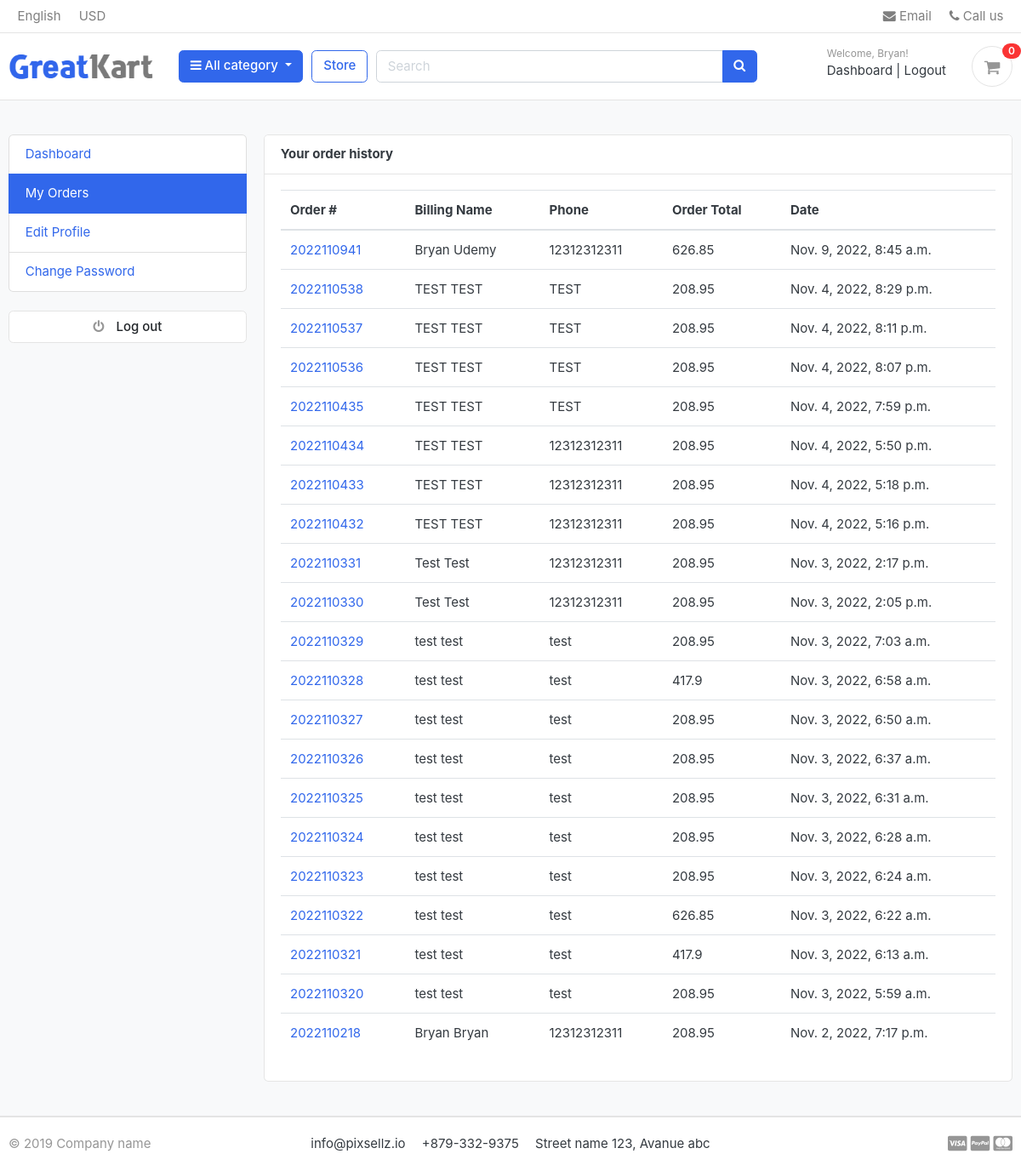
The app's page /accounts/my_orders/ (signed in) with its own data.
### accounts/models.py (models this page shows, shortened)
class Account(AbstractUser):
    first_name = models.CharField(max_length=50)
    last_name = models.CharField(max_length=50)
    username = models.CharField(max_length=50, unique=True)
    email = models.EmailField(max_length=100, unique=True)
    phone = models.CharField(max_length=50)
    date_joined = models.DateTimeField(auto_now_add=True)
    last_login = models.DateTimeField(auto_now_add=True)
    is_admin = models.BooleanField(default=False)
    is_staff = models.BooleanField(default=False)
    is_active = models.BooleanField(default=False)
    is_superadmin = models.BooleanField(default=False)
    objects = MyAccountManager()
    USERNAME_FIELD = 'email'
    REQUIRED_FIELDS = ['username', 'first_name', 'last_name']

### orders/models.py (models this page shows, shortened)
class Order(models.Model):
    STATUS = (
        ('New', 'New'),
        ('Accepted', 'Accepted'),
        ('Completed', 'Completed'),
        ('Cancelled', 'Cancelled'),
    )
    user = models.ForeignKey(Account, on_delete=models.SET_NULL, null=True)
    payment = models.ForeignKey(Payment, on_delete=models.SET_NULL, blank=True, null=True)
    order_number = models.CharField(max_length=20)
    first_name = models.CharField(max_length=50)
    last_name = models.CharField(max_length=50)
    phone = models.CharField(max_length=15)
    email = models.EmailField(max_length=50)
    address_line_1 = models.CharField(max_length=50)
    address_line_2 = models.CharField(max_length=50, blank=True)
    country = models.CharField(max_length=50)
    state = models.CharField(max_length=50)
    city = models.CharField(max_length=50)
    order_note = models.CharField(max_length=100, blank=True)
    order_total = models.FloatField()
    tax = models.FloatField(null=True)
    status = models.CharField(max_length=10, choices=STATUS, default='New')
    ip = models.CharField(max_length=20, blank=True)
    is_ordered = models.BooleanField(default=False)
    created_at = models.DateTimeField(auto_now_add=True)
    updated_at = models.DateTimeField(auto_now=True)
    def full_name(self):
        return f'{self.first_name} {self.last_name}'

### accounts/views.py (the view)
# urls.py: path('my_orders/', views.my_orders, name='my_orders'),
@login_required(login_url='login')
def my_orders(request):
    orders = Order.objects.filter(user=request.user, is_ordered=True).order_by('-created_at')
    context = {
        'orders': orders,
    }
    return render(request, 'accounts/my_orders.html', context)

### carts/context_processors.py (called while the page is built)
def counter(request):
    cart_count = 0
    if 'admin' in request.path:
        return {}
    else:
        try:
            cart = Cart.objects.filter(cart_id=_cart_id(request))
            if request.user.is_authenticated:
                cart_items = CartItem.objects.all().filter(user=request.user)
            else:
                cart_items = CartItem.objects.all().filter(cart=cart[:1])
            for cart_item in cart_items:
                cart_count += cart_item.quantity
        except Cart.DoesNotExist:
            cart_count = 0
    return dict(cart_count=cart_count)

### carts/views.py (called while the page is built)
def _cart_id(request):
    cart = request.session.session_key
    if not cart:
        cart = request.session.create()
    return cart

### category/context_processors.py (called while the page is built)
def menu_links(request):
    links = Category.objects.all()
    return dict(links=links)

### category/models.py (called while the page is built)
    def get_url(self):
        return reverse('products_by_category', args=[self.slug])

### templates/accounts/my_orders.html (shortened to what this page needs)
{% extends "base.html" %}
{% load static %}
{% block content %}
<section class="section-conten padding-y bg">
    <div class="container">
        <div class="row">
            {% include "includes/dashboard_sidebar.html" %}
            <main class="col-md-9">
                <article class="card">
                    <header class="card-header">
                        <strong class="d-inline-block mr-3">Your order history</strong>
                    </header>
                    <div class="card-body">
                        <div class="row">
                            <div class="col-md-12">
                                <table class="table table-hover">
                                    <thead>
                                    <tr>
                                        <th scope="col">Order #</th>
                                        <th scope="col">Billing Name</th>
                                        <th scope="col">Phone</th>
                                        <th scope="col">Order Total</th>
                                        <th scope="col">Date</th>
                                    </tr>
                                    </thead>
                                    <tbody>
                                    {% for order in orders %}
                                    <tr>
                                        <td><a href="{% url 'order_detail' order_id=order.order_number %}">{{ order.order_number}}</a></td>
                                        <td>{{ order.full_name }}</td>
                                        <td>{{ order.phone}}</td>
                                        <td>{{ order.order_total }}</td>
                                        <td>{{ order.created_at}}</td>
                                    </tr>
                                    {% endfor %}
                                    </tbody>
                                </table>
                            </div>
                        </div>
                    </div>
                </article>
            </main>
        </div>
    </div>
</section>
{% endblock content %}

### templates/includes/navbar.html (shortened to what this page needs)
{% load static %}
<header class="section-header">
    <nav class="navbar p-md-0 navbar-expand-sm navbar-light border-bottom">
        <div class="container">
            <div class="collapse navbar-collapse" id="navbarTop4">
                <ul class="navbar-nav mr-auto">
                    <li class="nav-item dropdown">
                        <a href="#" class="nav-link"> English </a>
                    </li>
                    <li class="nav-item dropdown">
                        <a href="#" class="nav-link"> USD </a>
                    </li>
                </ul>
                <ul class="navbar-nav">
                    <li><a href="#" class="nav-link"> <i class="fa fa-envelope"></i> Email </a></li>
                    <li><a href="#" class="nav-link"> <i class="fa fa-phone"></i> Call us </a></li>
                </ul>
            </div>
        </div>
    </nav>
    <section class="header-main border-bottom">
        <div class="container">
            <div class="row align-items-center">
                <div class="col-lg-2 col-md-3 col-6">
                    <a href="{% url 'home' %}" class="brand-wrap">
                        <img class="logo" src="{% static './images/logo.png' %}">
                    </a>
                </div>
                <div class="col-lg col-sm col-md col-6 flex-grow-0">
                    <div class="category-wrap dropdown d-inline-block float-right">
                        <button type="button" class="btn btn-primary dropdown-toggle" data-toggle="dropdown">
                            <i class="fa fa-bars"></i> All category
                        </button>
                    </div>
                </div>
                <a href="{% url 'store' %}" class="btn btn-outline-primary">Store</a>
                <div class="col-lg  col-md-6 col-sm-12 col">
                    <form action="{% url 'search' %}" class="search" method="GET">
                        <div class="input-group w-100">
                            <input type="text" class="form-control" style="width:60%;" name="keyword" placeholder="Search">
                            <div class="input-group-append">
                                <button class="btn btn-primary" type="submit">
                                    <i class="fa fa-search"></i>
                                </button>
                            </div>
                        </div>
                    </form>
                </div>
                <div class="col-lg-3 col-sm-6 col-8 order-2 order-lg-3">
                    <div class="d-flex justify-content-end mb-3 mb-lg-0">
                        {% if user.id is None %}
                        <div class="widget-header">
                            <small class="title text-muted">Welcome guest!</small>
                            <div>
                                <a href="{% url 'login' %}">Sign in</a> <span class="dark-transp"> | </span>
                                <a href="{% url 'register' %}"> Register</a>
                            </div>
                        </div>
                        {% else %}
                        <div class="widget-header">
                            <small class="title text-muted">Welcome, {{ user.first_name | capfirst }}!</small>
                            <div>
                                <a href="{% url 'dashboard' %}">Dashboard</a> <span class="dark-transp"> | </span>
                                <a href="{% url 'logout' %}"> Logout</a>
                            </div>
                        </div>
                        {% endif %}
                        <a href="{% url 'cart' %}" class="widget-header pl-3 ml-3">
                            <div class="icon icon-sm rounded-circle border"><i class="fa fa-shopping-cart"></i></div>
                            <span class="badge badge-pill badge-danger notify">{{ cart_count }}</span>
                        </a>
                    </div>
                </div>
            </div>
        </div>
    </section>
</header>

### ecommerce/static/css/ui.css (style rules this page uses)
html { font-family: "Inter", sans-serif; font-size: 15px; }
.icon-xs, .icon-sm, .icon-md, .icon-lg { display: inline-block; text-align: center; flex-shrink: 0; flex-grow: 0; }
.icon-sm { width: 48px; height: 48px; line-height: 48px !important; font-size: 20px; }
.padding-y { padding-top: 40px; padding-bottom: 40px; }
article:after, .form-group:after { display: block; clear: both; content: ""; }
.bg { background-color: #f8f9fa; }
.header-main { position: relative; padding-top: 1rem; padding-bottom: 1rem; }
.brand-wrap .logo, .navbar-brand .logo { margin-right: 7px; max-height: 42px; display: inline-block; }
.widget-header { display: inline-block; vertical-align: middle; position: relative; }
.widget-header a { color: #343a40; }
.widget-header i { color: #969696; }
.widget-header .title { display: block; }
.widget-header .notify { position: absolute; top: -3px; right: -10px; }
.notify { position: absolute; top: -4px; right: -10px; display: inline-block; padding: 0.25em 0.6em; font-size: 12px; line-height: 1; text-align: center; border-radius: 3rem; color: #fff; background-color: #fa3434; }

### records on screen
Account: first_name "Bryan"
Order: order_number "2022110941", full_name "Bryan Udemy", phone "12312312311", order_total "626.85", created_at "Nov. 9, 2022, 8:45 a.m."
Order: order_number "2022110538", full_name "TEST TEST", phone "TEST", order_total "208.95", created_at "Nov. 4, 2022, 8:29 p.m."
Order: order_number "2022110537", full_name "TEST TEST", phone "TEST", order_total "208.95", created_at "Nov. 4, 2022, 8:11 p.m."
Order: order_number "2022110536", full_name "TEST TEST", phone "TEST", order_total "208.95", created_at "Nov. 4, 2022, 8:07 p.m."
Order: order_number "2022110435", full_name "TEST TEST", phone "TEST", order_total "208.95", created_at "Nov. 4, 2022, 7:59 p.m."
Order: order_number "2022110434", full_name "TEST TEST", phone "12312312311", order_total "208.95", created_at "Nov. 4, 2022, 5:50 p.m."
Order: order_number "2022110433", full_name "TEST TEST", phone "12312312311", order_total "208.95", created_at "Nov. 4, 2022, 5:18 p.m."
Order: order_number "2022110432", full_name "TEST TEST", phone "12312312311", order_total "208.95", created_at "Nov. 4, 2022, 5:16 p.m."
Order: order_number "2022110331", full_name "Test Test", phone "12312312311", order_total "208.95", created_at "Nov. 3, 2022, 2:17 p.m."
Order: order_number "2022110330", full_name "Test Test", phone "12312312311", order_total "208.95", created_at "Nov. 3, 2022, 2:05 p.m."
Order: order_number "2022110329", full_name "test test", phone "test", order_total "208.95", created_at "Nov. 3, 2022, 7:03 a.m."
Order: order_number "2022110328", full_name "test test", phone "test", order_total "417.9", created_at "Nov. 3, 2022, 6:58 a.m."
Order: order_number "2022110327", full_name "test test", phone "test", order_total "208.95", created_at "Nov. 3, 2022, 6:50 a.m."
Order: order_number "2022110326", full_name "test test", phone "test", order_total "208.95", created_at "Nov. 3, 2022, 6:37 a.m."
Order: order_number "2022110325", full_name "test test", phone "test", order_total "208.95", created_at "Nov. 3, 2022, 6:31 a.m."
Order: order_number "2022110324", full_name "test test", phone "test", order_total "208.95", created_at "Nov. 3, 2022, 6:28 a.m."
Order: order_number "2022110323", full_name "test test", phone "test", order_total "208.95", created_at "Nov. 3, 2022, 6:24 a.m."
Order: order_number "2022110322", full_name "test test", phone "test", order_total "626.85", created_at "Nov. 3, 2022, 6:22 a.m."
Order: order_number "2022110321", full_name "test test", phone "test", order_total "417.9", created_at "Nov. 3, 2022, 6:13 a.m."
Order: order_number "2022110320", full_name "test test", phone "test", order_total "208.95", created_at "Nov. 3, 2022, 5:59 a.m."
Order: order_number "2022110218", full_name "Bryan Bryan", phone "12312312311", order_total "208.95", created_at "Nov. 2, 2022, 7:17 p.m."

### other values on screen
{{ cart_count }} "0"
